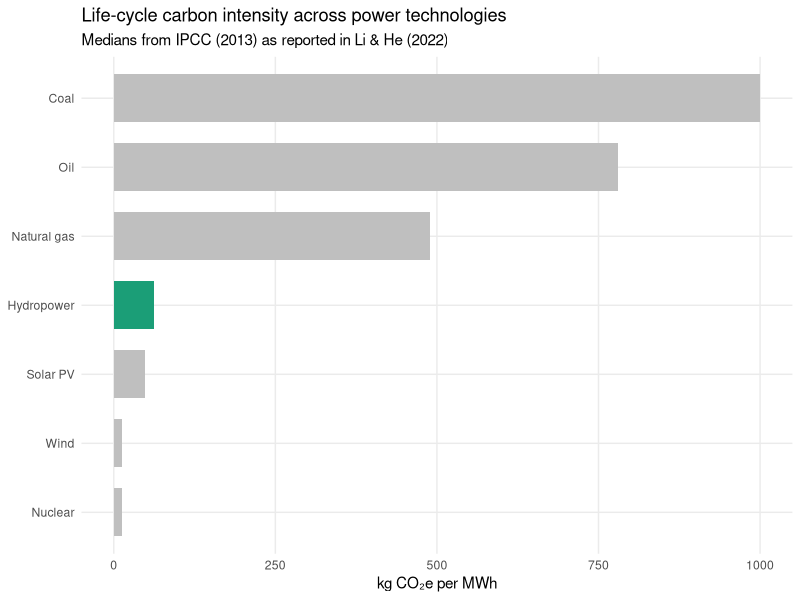
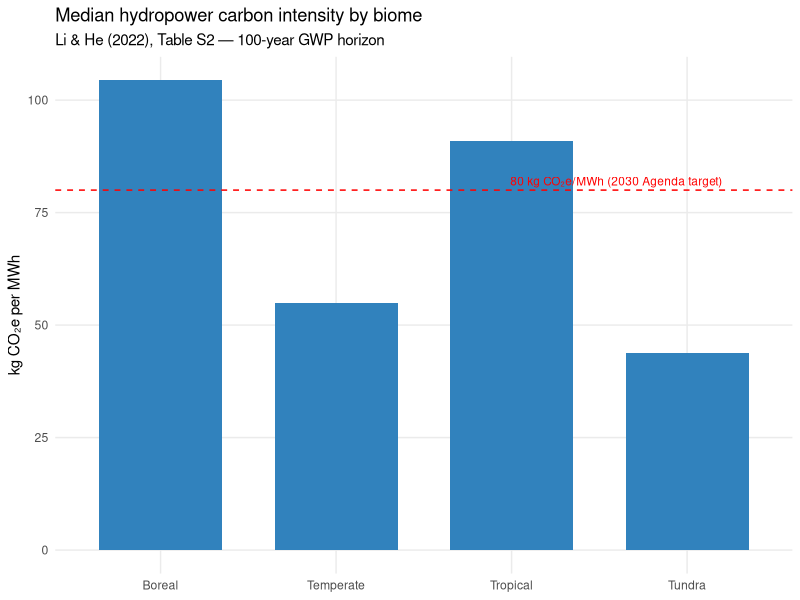
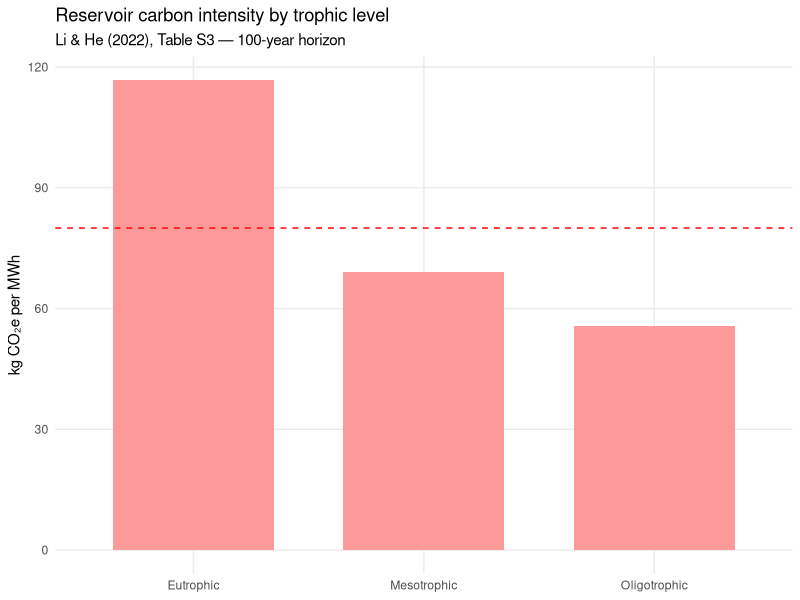
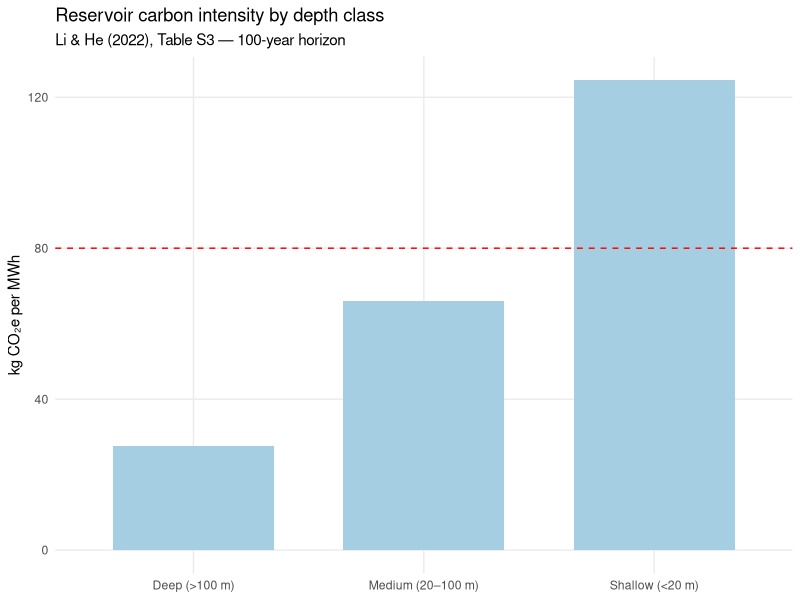
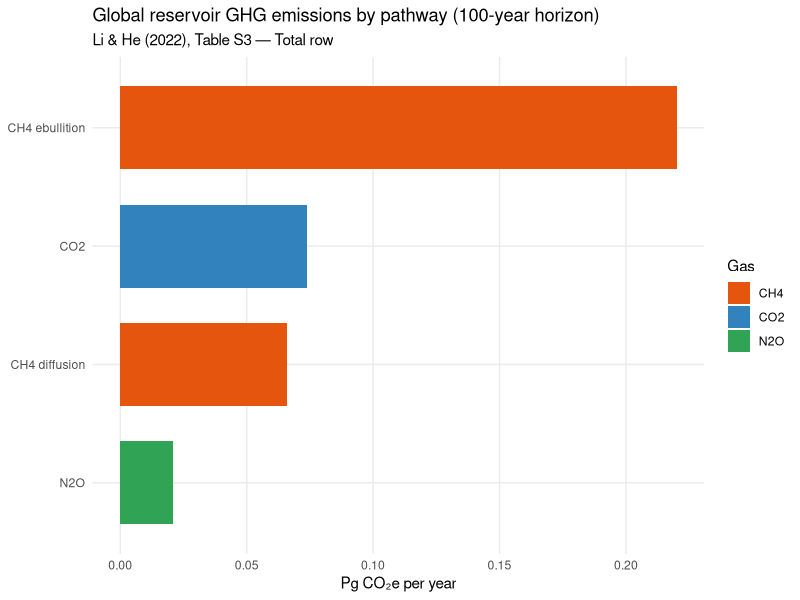
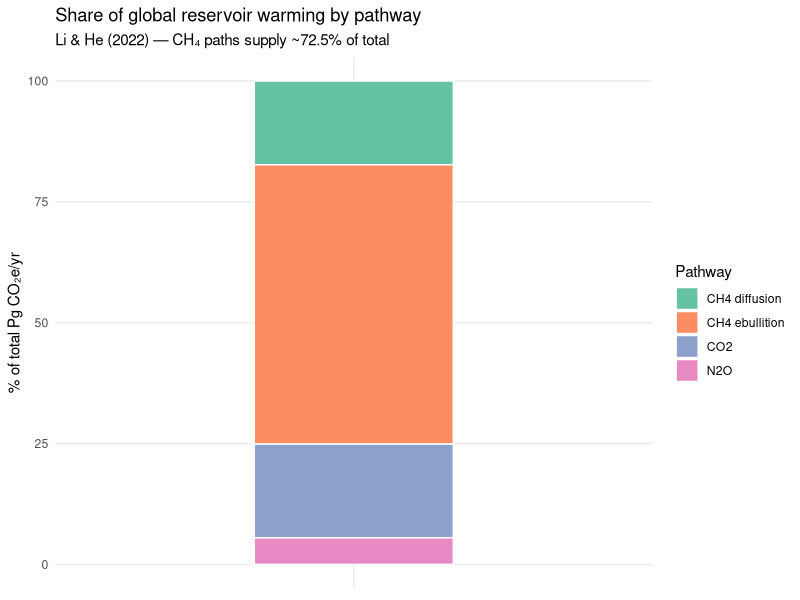
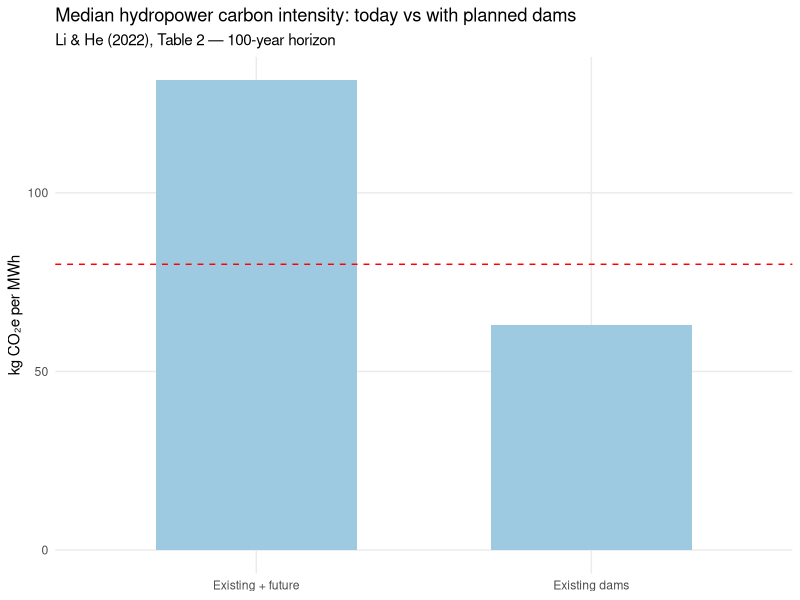
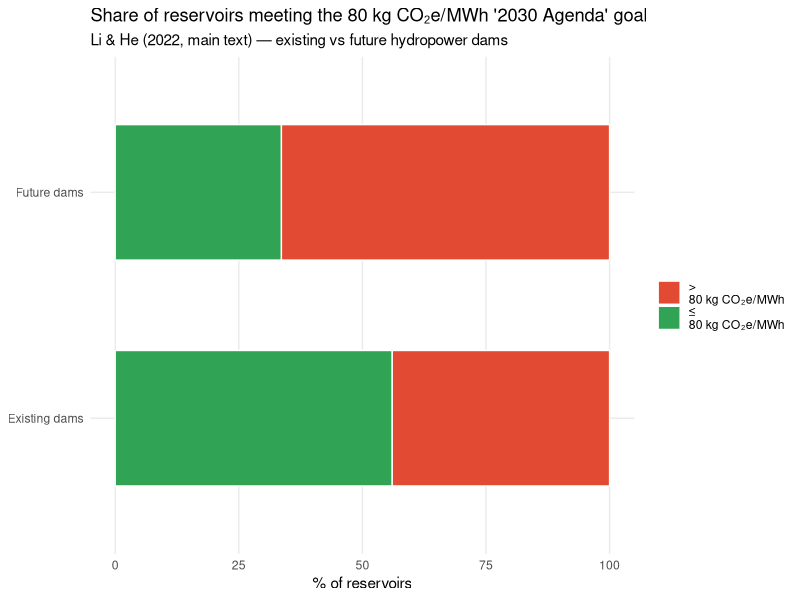

Reproduce these figures in R, in order.
## ---- chunk 1
knitr::opts_chunk$set(
  echo = TRUE,
  warning = FALSE,
  message = FALSE,
  fig.width = 9,
  fig.height = 5,
  fig.align = "center"
)
library(tidyverse)
library(scales)
## ---- chunk 2
# 1. Energy-type carbon intensities (medians) from Li & He text (IPCC 2013 values)
energy_ci <- tribble(
  ~source,         ~ci_median,
  "Coal",          1000,  # kg CO2e/MWh
  "Oil",           780,
  "Natural gas",   490,
  "Hydropower",     63,   # median CI for existing hydro in Li & He
  "Solar PV",       48,
  "Wind",           12,
  "Nuclear",        12
)

# 2. Biome-level GHG flux & CI (Table S2, 100-year horizon)
biome_ci <- tribble(
  ~biome,     ~flux_min, ~flux_med, ~flux_max, ~ci_median,
  "Tundra",     489.8,     582.6,    1195.4,     43.8,
  "Boreal",     337.2,     788.9,    1230.9,    104.4,
  "Temperate",  468.7,    1046.9,    1568.7,     54.8,
  "Tropical",   855.3,    1955.5,    2323.1,     91.0
)

# 3. Trophic-level GHG components & CI (Table S3, 100-year horizon)
trophic_ci <- tribble(
  ~trophic,        ~co2,  ~ch4_diff, ~ch4_ebu, ~n2o,  ~ci_median,
  "Oligotrophic",  0.009, 0.002,     0.010,    0.002,  55.6,
  "Mesotrophic",   0.036, 0.019,     0.070,    0.009,  69.1,
  "Eutrophic",     0.029, 0.044,     0.140,    0.010, 116.7
)

# 4. Depth-class GHG components & CI (Table S3, 100-year horizon)
depth_ci <- tribble(
  ~depth_class, ~co2,  ~ch4_diff, ~ch4_ebu, ~n2o,  ~ci_median,
  "Shallow (<20 m)", 0.049, 0.043, 0.156, 0.016, 124.5,
  "Medium (20–100 m)", 0.024, 0.022, 0.066, 0.005, 66.0,
  "Deep (>100 m)", 0.0005, 0.0006, 0.0016, 0.00009, 27.7
)

# 5. Global totals by pathway (Table S3, "Total" row, 100-year horizon)
pathways_total <- tribble(
  ~gas,   ~component,      ~pg_co2eq_yr,
  "CO2",  "CO2",             0.074,
  "CH4",  "CH4 diffusion",   0.066,
  "CH4",  "CH4 ebullition",  0.220,
  "N2O",  "N2O",             0.021
) %>%
  mutate(
    total = sum(pg_co2eq_yr),
    share = pg_co2eq_yr / total * 100
  )

# 6. Existing vs existing+future hydropower CI (Table 2, "All" row)
ci_existing_future <- tribble(
  ~group,             ~ghg_pg, ~ci_median, ~pct_above_80,
  "Existing dams",      0.26,     63.0,       44.0,  # % failing 80 kg target (text)
  "Future dams",        0.11,       NA,       66.4,  # % future >80
  "Existing + future",  0.37,    131.5,         NA
)
## ---- chunk 3
ggplot(energy_ci, aes(x = fct_reorder(source, ci_median), y = ci_median,
                      fill = source == "Hydropower")) +
  geom_col(width = 0.7) +
  coord_flip() +
  scale_fill_manual(values = c("TRUE" = "#1b9e77", "FALSE" = "grey75"), guide = "none") +
  labs(
    title = "Life-cycle carbon intensity across power technologies",
    subtitle = "Medians from IPCC (2013) as reported in Li & He (2022)",
    x = NULL,
    y = "kg CO\u2082e per MWh"
  ) +
  theme_minimal() +
  theme(panel.grid.minor = element_blank())
## ---- chunk 4
ggplot(biome_ci, aes(x = biome, y = ci_median)) +
  geom_col(fill = "#3182bd", width = 0.7) +
  geom_hline(yintercept = 80, linetype = "dashed", color = "red") +
  annotate("text", x = 4.2, y = 82, label = "80 kg CO\u2082e/MWh (2030 Agenda target)",
           hjust = 1, size = 3, color = "red") +
  labs(
    title = "Median hydropower carbon intensity by biome",
    subtitle = "Li & He (2022), Table S2 — 100-year GWP horizon",
    x = NULL,
    y = "kg CO\u2082e per MWh"
  ) +
  theme_minimal() +
  theme(panel.grid.minor = element_blank())
## ---- chunk 5
ggplot(trophic_ci, aes(x = trophic, y = ci_median)) +
  geom_col(fill = "#fb9a99", width = 0.7) +
  geom_hline(yintercept = 80, linetype = "dashed", color = "red") +
  labs(
    title = "Reservoir carbon intensity by trophic level",
    subtitle = "Li & He (2022), Table S3 — 100-year horizon",
    x = NULL,
    y = "kg CO\u2082e per MWh"
  ) +
  theme_minimal() +
  theme(panel.grid.minor = element_blank())
## ---- chunk 6
ggplot(depth_ci, aes(x = depth_class, y = ci_median)) +
  geom_col(fill = "#a6cee3", width = 0.7) +
  geom_hline(yintercept = 80, linetype = "dashed", color = "red") +
  labs(
    title = "Reservoir carbon intensity by depth class",
    subtitle = "Li & He (2022), Table S3 — 100-year horizon",
    x = NULL,
    y = "kg CO\u2082e per MWh"
  ) +
  theme_minimal() +
  theme(panel.grid.minor = element_blank())
## ---- chunk 7
pathways_total %>%
  mutate(component = fct_reorder(component, pg_co2eq_yr)) %>%
  ggplot(aes(x = component, y = pg_co2eq_yr, fill = gas)) +
  geom_col(width = 0.7) +
  coord_flip() +
  scale_fill_manual(values = c("CO2" = "#3182bd", "CH4" = "#e6550d", "N2O" = "#31a354")) +
  labs(
    title = "Global reservoir GHG emissions by pathway (100-year horizon)",
    subtitle = "Li & He (2022), Table S3 — Total row",
    x = NULL,
    y = "Pg CO\u2082e per year",
    fill = "Gas"
  ) +
  theme_minimal() +
  theme(panel.grid.minor = element_blank())
## ---- chunk 8
ggplot(pathways_total, aes(x = "Reservoir GHG", y = share, fill = component)) +
  geom_col(width = 0.4, color = "white") +
  scale_fill_brewer(type = "qual", palette = "Set2") +
  labs(
    title = "Share of global reservoir warming by pathway",
    subtitle = "Li & He (2022) — CH\u2084 paths supply ~72.5% of total",
    x = NULL,
    y = "% of total Pg CO\u2082e/yr",
    fill = "Pathway"
  ) +
  theme_minimal() +
  theme(axis.text.x = element_blank(), panel.grid.minor = element_blank())
## ---- chunk 9
ci_plot <- ci_existing_future %>%
  filter(group %in% c("Existing dams", "Existing + future"))

ggplot(ci_plot, aes(x = group, y = ci_median)) +
  geom_col(fill = "#9ecae1", width = 0.6) +
  geom_hline(yintercept = 80, linetype = "dashed", color = "red") +
  labs(
    title = "Median hydropower carbon intensity: today vs with planned dams",
    subtitle = "Li & He (2022), Table 2 — 100-year horizon",
    x = NULL,
    y = "kg CO\u2082e per MWh"
  ) +
  theme_minimal() +
  theme(panel.grid.minor = element_blank())
## ---- chunk 10
share_failing <- ci_existing_future %>%
  filter(group %in% c("Existing dams", "Future dams")) %>%
  mutate(
    pct_above_80 = pct_above_80,
    pct_below_80 = 100 - pct_above_80
  ) %>%
  pivot_longer(cols = starts_with("pct_"),
               names_to = "category", values_to = "percent") %>%
  mutate(
    category = recode(category,
      "pct_above_80" = ">\n80 kg CO\u2082e/MWh",
      "pct_below_80" = "\u2264\n80 kg CO\u2082e/MWh"
    )
  )

ggplot(share_failing, aes(x = group, y = percent, fill = category)) +
  geom_col(width = 0.6, color = "white") +
  scale_fill_manual(values = c(">\n80 kg CO\u2082e/MWh" = "#e34a33",
                               "\u2264\n80 kg CO\u2082e/MWh" = "#31a354")) +
  labs(
    title = "Share of reservoirs meeting the 80 kg CO\u2082e/MWh '2030 Agenda' goal",
    subtitle = "Li & He (2022, main text) — existing vs future hydropower dams",
    x = NULL,
    y = "% of reservoirs",
    fill = NULL
  ) +
  coord_flip() +
  theme_minimal() +
  theme(panel.grid.minor = element_blank())
